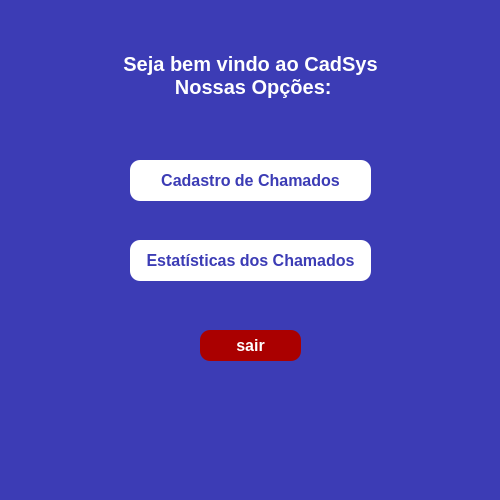
<?xml version="1.0" encoding="UTF-8"?>
<ui version="4.0">
 <class>MainWindow</class>
 <widget class="QMainWindow" name="MainWindow">
  <property name="geometry">
   <rect>
    <x>0</x>
    <y>0</y>
    <width>500</width>
    <height>500</height>
   </rect>
  </property>
  <property name="windowTitle">
   <string>Tela Inicial Cliente</string>
  </property>
  <property name="styleSheet">
   <string notr="true">background-color: rgb(60, 60, 181);
color: rgb(255, 255, 255);</string>
  </property>
  <widget class="QWidget" name="centralwidget">
   <widget class="QLabel" name="label">
    <property name="geometry">
     <rect>
      <x>40</x>
      <y>40</y>
      <width>421</width>
      <height>71</height>
     </rect>
    </property>
    <property name="font">
     <font>
      <pointsize>15</pointsize>
      <weight>75</weight>
      <bold>true</bold>
     </font>
    </property>
    <property name="text">
     <string>Seja bem vindo ao CadSys 
 Nossas Opções:</string>
    </property>
    <property name="alignment">
     <set>Qt::AlignCenter</set>
    </property>
   </widget>
   <widget class="QPushButton" name="pushButton">
    <property name="geometry">
     <rect>
      <x>130</x>
      <y>160</y>
      <width>241</width>
      <height>41</height>
     </rect>
    </property>
    <property name="font">
     <font>
      <pointsize>12</pointsize>
      <weight>75</weight>
      <bold>true</bold>
     </font>
    </property>
    <property name="styleSheet">
     <string notr="true">border-radius: 10px;
color:  rgb(60, 60, 181);
background-color: rgb(255, 255, 255);</string>
    </property>
    <property name="text">
     <string>Cadastro de Chamados</string>
    </property>
   </widget>
   <widget class="QPushButton" name="pushButton_4">
    <property name="geometry">
     <rect>
      <x>130</x>
      <y>240</y>
      <width>241</width>
      <height>41</height>
     </rect>
    </property>
    <property name="font">
     <font>
      <pointsize>12</pointsize>
      <weight>75</weight>
      <bold>true</bold>
     </font>
    </property>
    <property name="styleSheet">
     <string notr="true">border-radius: 10px;
color:  rgb(60, 60, 181);
background-color: rgb(255, 255, 255);</string>
    </property>
    <property name="text">
     <string>Estatísticas dos Chamados</string>
    </property>
   </widget>
   <widget class="QPushButton" name="pushButton_3">
    <property name="geometry">
     <rect>
      <x>200</x>
      <y>330</y>
      <width>101</width>
      <height>31</height>
     </rect>
    </property>
    <property name="font">
     <font>
      <pointsize>12</pointsize>
      <weight>75</weight>
      <bold>true</bold>
     </font>
    </property>
    <property name="styleSheet">
     <string notr="true">border-radius: 10px;
color: rgb(255, 255, 255);
background-color: rgb(170, 0, 0);</string>
    </property>
    <property name="text">
     <string>sair</string>
    </property>
   </widget>
  </widget>
  <widget class="QMenuBar" name="menubar">
   <property name="geometry">
    <rect>
     <x>0</x>
     <y>0</y>
     <width>500</width>
     <height>21</height>
    </rect>
   </property>
  </widget>
  <widget class="QStatusBar" name="statusbar"/>
 </widget>
 <resources/>
 <connections/>
</ui>
